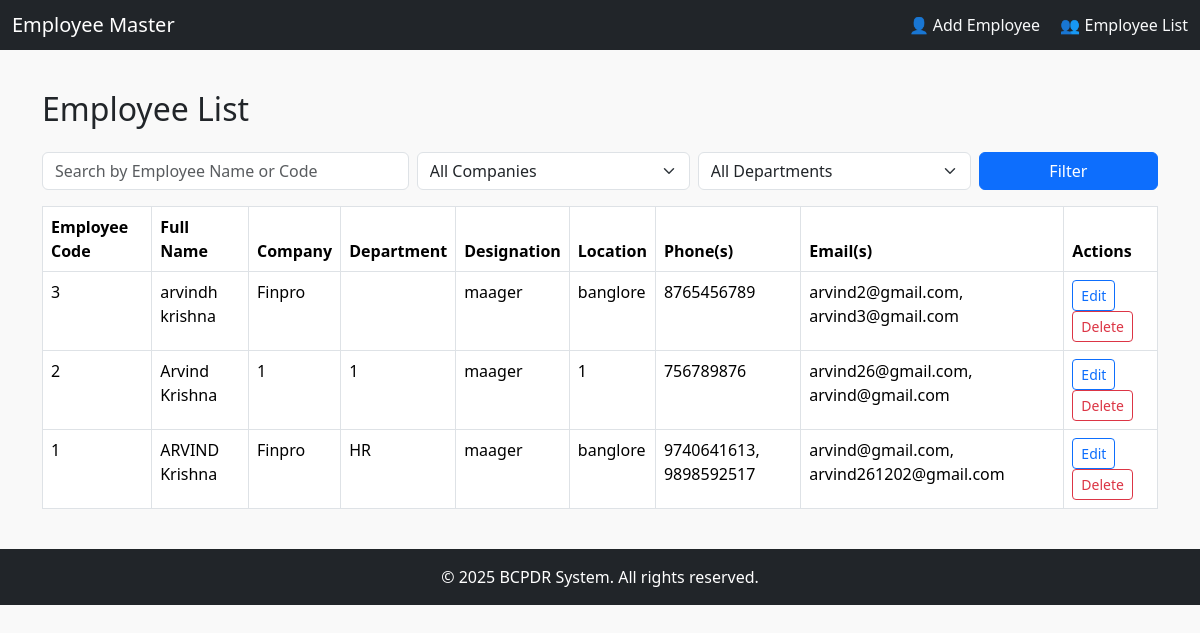
The page /Employee_Master/employee_list.php on the database as committed earlier.
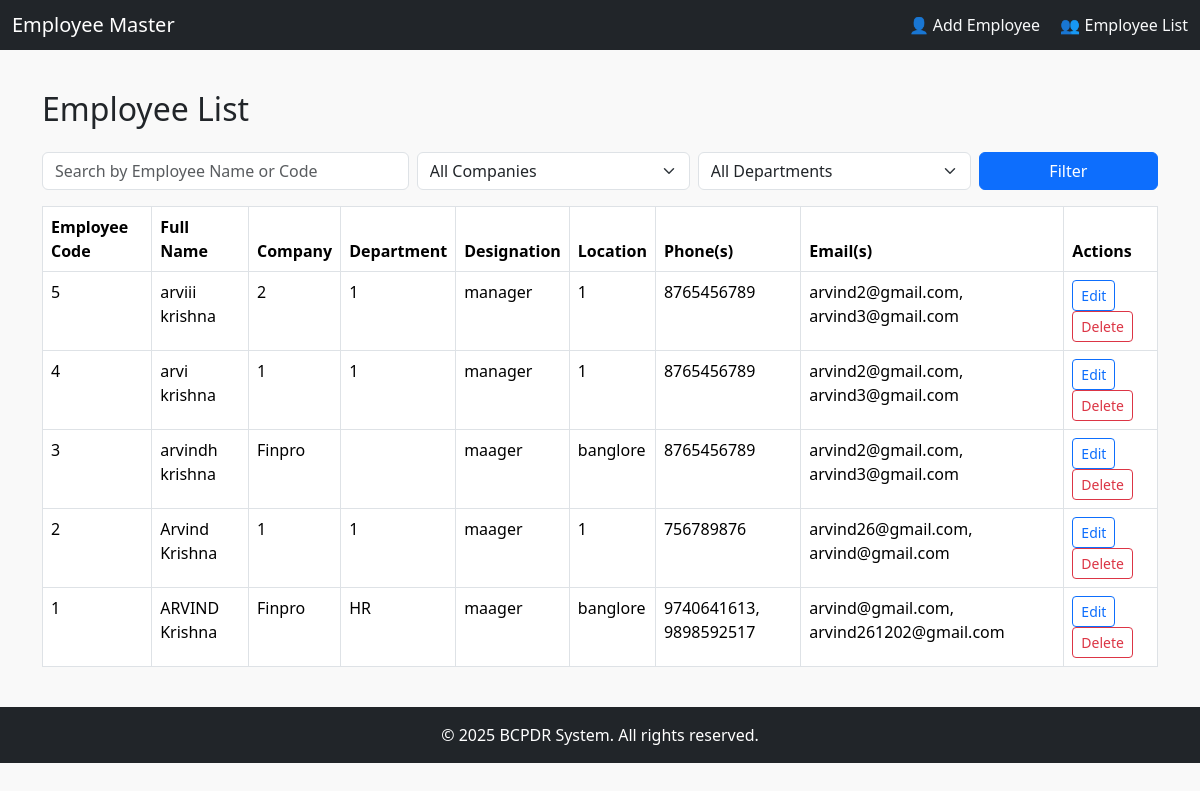
The same page on the database as committed later.
### tables this page shows
CREATE TABLE `employees` (
  `id` int(11) NOT NULL,
  `employee_code` varchar(50) NOT NULL,
  `first_name` varchar(100) NOT NULL,
  `middle_name` varchar(100) DEFAULT NULL,
  `last_name` varchar(100) NOT NULL,
  `company` varchar(100) NOT NULL,
  `department` varchar(100) NOT NULL,
  `designation` varchar(100) NOT NULL,
  `location` varchar(100) NOT NULL,
  `phone1` varchar(20) NOT NULL,
  `phone2` varchar(20) DEFAULT NULL,
  `email1` varchar(100) NOT NULL,
  `email2` varchar(100) DEFAULT NULL,
  `created_at` timestamp NOT NULL DEFAULT current_timestamp()
);

### Employee_Master/employee_list.php (the view, shortened to what this page needs)
<?php
$conn = new mysqli("localhost", "root", "", "BCPDR");
$search = $_GET['search'] ?? '';
$where = "WHERE 1";
$query = "SELECT * FROM employees $where ORDER BY id DESC";
$result = $conn->query($query);
?>
<!DOCTYPE html>
<html>
<head>
    <link href="https://cdn.jsdelivr.net/npm/bootstrap@5.3.3/dist/css/bootstrap.min.css" rel="stylesheet">
</head>
<body>
<nav class="navbar navbar-dark bg-dark">
    <div class="container-fluid">
        <span class="navbar-brand mb-0 h1">Employee Master</span>
        <span class="text-light">
            <a href="add_employee.php" class="text-light text-decoration-none me-3">👤 Add Employee</a>
            <a href="employee_list.php" class="text-light text-decoration-none">👥 Employee List</a>
        </span>
    </div>
</nav>
<div class="container">
    <h2 class="mb-4">Employee List</h2>
    <form method="get" class="row g-2 mb-3">
        <div class="col-md-4">
            <input type="text" name="search" value="<?= htmlspecialchars($search) ?>" class="form-control" placeholder="Search by Employee Name or Code">
        </div>
        <div class="col-md-3">
            <select name="company" class="form-select">
                <option value="">All Companies</option>
            </select>
        </div>
        <div class="col-md-3">
            <select name="department" class="form-select">
                <option value="">All Departments</option>
            </select>
        </div>
        <div class="col-md-2">
            <button type="submit" class="btn btn-primary w-100">Filter</button>
        </div>
    </form>
    <table class="table table-bordered">
        <thead>
            <tr>
                <th>Employee Code</th>
                <th>Full Name</th>
                <th>Company</th>
                <th>Department</th>
                <th>Designation</th>
                <th>Location</th>
                <th>Phone(s)</th>
                <th>Email(s)</th>
                <th>Actions</th>
            </tr>
        </thead>
        <tbody>
        <?php if ($result->num_rows > 0): ?>
            <?php while ($row = $result->fetch_assoc()): ?>
                <tr>
                    <td><?= htmlspecialchars($row['employee_code']) ?></td>
                    <td><?= htmlspecialchars($row['first_name'] . ' ' . $row['middle_name'] . ' ' . $row['last_name']) ?></td>
                    <td><?= htmlspecialchars($row['company']) ?></td>
                    <td><?= htmlspecialchars($row['department']) ?></td>
                    <td><?= htmlspecialchars($row['designation']) ?></td>
                    <td><?= htmlspecialchars($row['location']) ?></td>
                    <td><?= htmlspecialchars($row['phone1']) ?><?= $row['phone2'] ? ', ' . htmlspecialchars($row['phone2']) : '' ?></td>
                    <td><?= htmlspecialchars($row['email1']) ?><?= $row['email2'] ? ', ' . htmlspecialchars($row['email2']) : '' ?></td>
                    <td>
    <a href="edit_employee.php?id=<?= $row['id'] ?>" class="btn btn-sm btn-outline-primary">Edit</a>
    <a href="delete_employee.php?id=<?= $row['id'] ?>" class="btn btn-sm btn-outline-danger" onclick="return confirm('Are you sure you want to delete this employee?')">Delete</a>
</td>
                </tr>
            <?php endwhile; ?>
        <?php else: ?>
            <tr><td colspan="9" class="text-center">No employees found.</td></tr>
        <?php endif; ?>
        </tbody>
    </table>
</div>
<footer class="bg-dark text-white text-center py-3">
    © 2025 BCPDR System. All rights reserved.
</footer>
</body>
</html>

Rows that differ between the two databases and show on the page:
added employees: employee_code "5", first_name+middle_name+last_name "arviii krishna", company "2", department "1", designation "manager", location "1", phone1 "8765456789", email1 "arvind2@gmail.com", email2 "arvind3@gmail.com"
added employees: employee_code "4", first_name+middle_name+last_name "arvi krishna", company "1", department "1", designation "manager", location "1", phone1 "8765456789", email1 "arvind2@gmail.com", email2 "arvind3@gmail.com"
